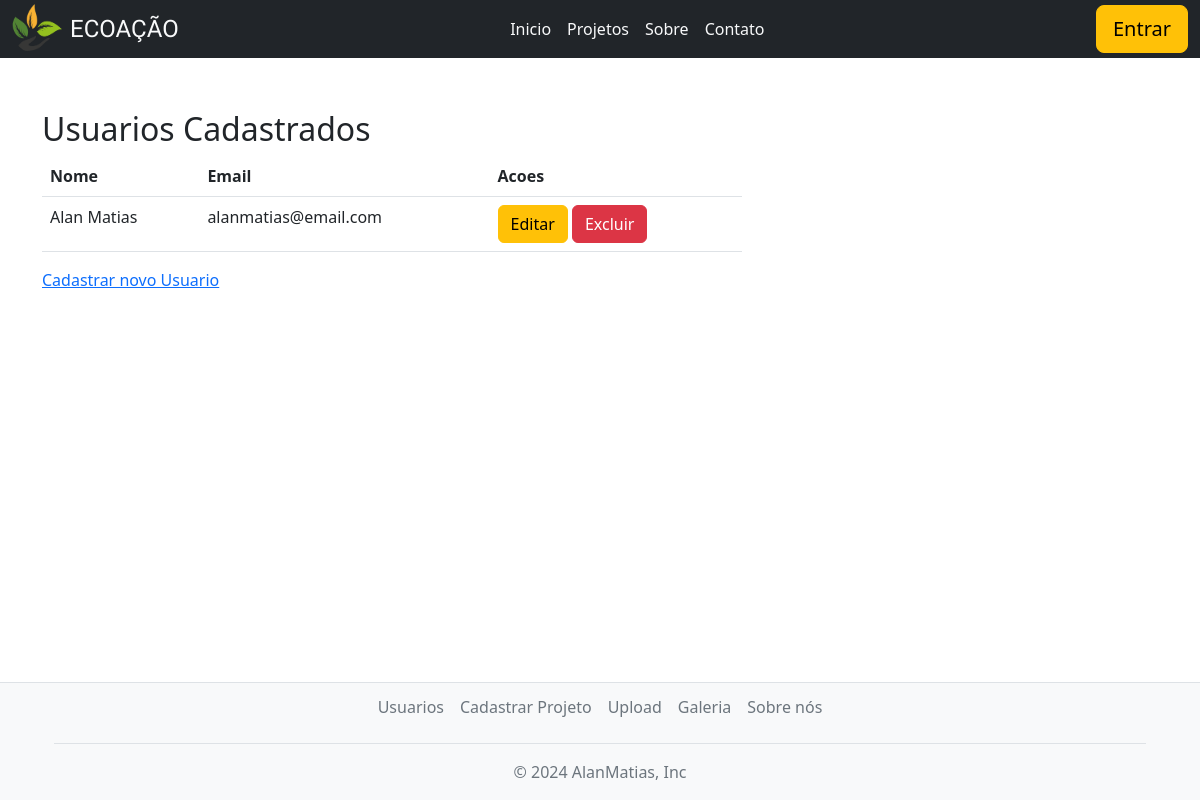
The app's page /usuarios/, older data.
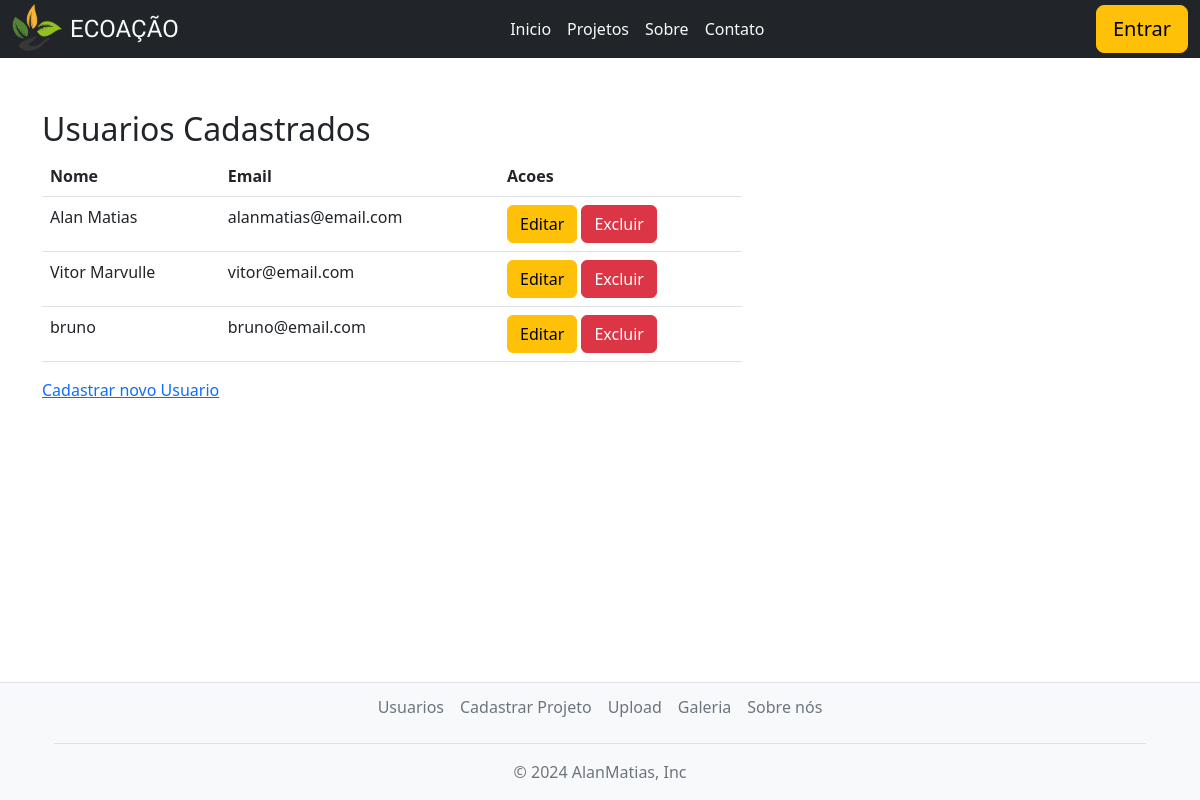
The same page, newer data.
### appHome/models.py (models this page shows, shortened)
class Usuario(models.Model):
  nome = models.CharField(max_length=255)
  email = models.EmailField(unique=True)
  senha = models.CharField(max_length=255)

### appHome/views.py (the view)
# urls.py: path('usuarios/',views.lista_usuarios, name='lista_usuarios'),
def lista_usuarios(request):
	email = request.session.get('email')
	usuarios = Usuario.objects.all().values()
	context = {
		'username':email,
		'usuarios':usuarios
	}
	return render(request,'lista_usuarios.html',context)

### appHome/templates/lista_usuarios.html (shortened to what this page needs)
{% extends 'baseBotoes.html' %}
{% load static %}
{% block conteudo %}
<h2>Usuarios Cadastrados</h2>
<table class="table" style="max-width: 700px;">
  <thead>
    <tr>
      <th scope="col">Nome</th>
      <th scope="col">Email</th>
      <th scope="col">Acoes</th>
    </tr>
  </thead>
    {% for usuario in usuarios %}
  <tbody>
    <tr>
      <td>{{ usuario.nome }}</td>
      <td>{{ usuario.email }}</td>
      <td>
        <a href="{% url 'editar_usuario' usuario.id %}"><button type="button" class="btn btn-warning">Editar</button></a>
        <a href="{% url 'excluir_usuario' usuario.id %}"><button type="button" class="btn btn-danger">Excluir</button></a>
      </td>
    </tr>
  </tbody>
  {% endfor %}
</table>
<a href="{% url 'criar_usuario' %}">Cadastrar novo Usuario</a>
{% endblock %}

### appHome/templates/baseBotoes.html
{% extends 'base.html' %}
{% load static %}
{% block botaoNav %}
<div class="d-flex gap-2 ms-auto">
  {% if request.session.email %}
      <a href="{% url 'dashboard' %}">
          <button id="btnUser" type="button" class="btn btn-lg btn-outline-warning">{{ username }}</button>
      </a>
      <a href="{% url 'userLogout' %}">
          <button id="btnSair" type="button" class="btn btn-lg btn-warning">Sair</button>
      </a>
  {% else %}
      <a href="{% url 'form_login' %}">
          <button id="btnEntrar" type="button" class="btn btn-lg btn-warning">Entrar</button>
      </a>
  {% endif %}
</div>
{% endblock %}

### appHome/templates/base.html (shortened to what this page needs)
{% load static%}
<!DOCTYPE html>
<html lang="pt-br">
<head>
  <link rel="stylesheet" href="{% static 'estilo.css' %}">
  <link href="https://cdn.jsdelivr.net/npm/bootstrap@5.2.3/dist/css/bootstrap.min.css" rel="stylesheet"
>
</head>
<body>
  <nav class="bg-dark">
    <div class="container-fluid">
      <header class="d-flex flex-wrap align-items-center justify-content-between py-1">
        <div class="d-flex align-items-center">
          <img id="logo" class="d-flex align-items-center me-2" src="{% static 'images/logo2.png' %}" alt="logo">
          <span id="ecoacao" class="text-light">ECOAÇÃO</span>
        </div>
        <ul class="nav col-12 col-md-auto mb-2 justify-content-center mb-md-0">
          <li><a href="{% url 'appHome' %}" class="nav-link px-2 link-light">Inicio</a></li>
          <li><a href="{% url 'lista_projetos' %}" class="nav-link px-2 link-light">Projetos</a></li>
          <li><a href="#" class="nav-link px-2 link-light">Sobre</a></li>
          <li><a href="#" class="nav-link px-2 link-light">Contato</a></li>
        </ul>
        <div class="text-end d-grid gap-2">
          {% block botaoNav %}
          {% endblock %}
        </div>
      </header>
    </div>
  </nav>
  <main class="container mt-0">
    {% block conteudo %}
    {% endblock %}
  </main>
  <footer class="pt-1 border-top">
    <div class="container">
      <div class="container">
        <ul class="nav justify-content-center border-bottom pb-3 mb-3">
          <li class="nav-item"><a href="{% url 'lista_usuarios' %}" class="nav-link px-2 text-muted link-light">Usuarios</a></li>
          <li class="nav-item"><a href="{% url 'criar_projeto' %}" class="nav-link px-2 text-muted link-light">Cadastrar Projeto</a></li>
          <li class="nav-item"><a href="#" class="nav-link px-2 text-muted link-light">Upload</a></li>
          <li class="nav-item"><a href="#" class="nav-link px-2 text-muted link-light">Galeria</a></li>
          <li class="nav-item"><a href="#" class="nav-link px-2 text-muted link-light">Sobre nós</a></li>
        </ul>
      </div>
      <p class="text-center text-muted">&copy; 2024 AlanMatias, Inc</p>
  </footer>
</body>
</html>

### appHome/static/estilo.css (style rules this page uses)
body { display: flex; flex-direction: column; min-height: 100vh; }
nav { position: fixed; top: 0; left: 0; width: 100%; z-index: 1000; }
main { flex: 1; padding-top: 50px; }
footer { background-color: #f8f9fa; }
#logo { width: 50px; height: 50px; border-radius: 50%; }
.nav-link { border-radius: 5px; transition: color 0.3s ease-in-out, background-color 0.3s ease-in-out; }
#btnEntrar { transition: color 0.3s ease-in-out, background-color 0.3s ease-in-out; }
#ecoacao { font-family: 'Merienda', cursive; font-size: 1.5rem; line-height: 1; color: #fff; }

Row changes from the older to the newer data that the page shows:
added Usuario: nome "Vitor Marvulle", email "vitor@email.com"
added Usuario: nome "bruno", email "bruno@email.com"
